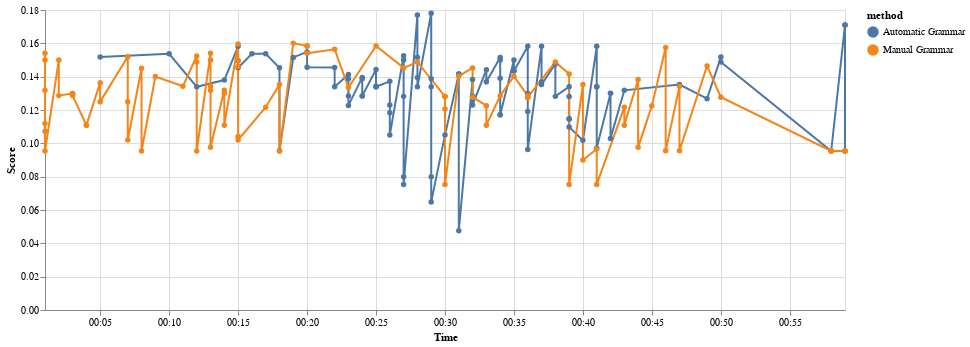

The code cell stored with this chart in its notebook:
### Code cell
#all_performances = pd.concat([full_performances, notuning_performances, nopriorization_performances, noautomatic_performances], ignore_index=True)
all_performances = pd.concat([full_performances, noautomatic_performances], ignore_index=True)
plot_search_performances(all_performances, dataset)

### Figure 1 — Vega-Lite specification as saved in the notebook (floating-point values rounded to 4 significant figures; data arrays with more than 128 entries replaced by an {"elided": "..."} marker saying what was removed)
{"config": {"view": {"continuousWidth": 400, "continuousHeight": 300}}, "data": {"name": "data-b90b14a9905d04e787262cb6c5aba255"}, "mark": {"type": "line", "point": true}, "encoding": {"color": {"type": "nominal", "field": "method"}, "x": {"type": "temporal", "field": "time", "timeUnit": "hoursminutes", "title": "Time"}, "y": {"type": "quantitative", "field": "score", "title": "Score"}}, "width": 800, "$schema": "https://vega.github.io/schema/vega-lite/v4.8.1.json", "datasets": {"data-b90b14a9905d04e787262cb6c5aba255": {"elided": "181 records"}}}
